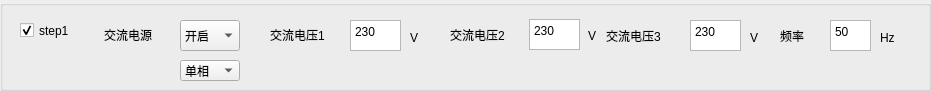
  <widget class="QGroupBox" name="groupBox_6">
   <property name="geometry">
    <rect>
     <x>0</x>
     <y>10</y>
     <width>931</width>
     <height>91</height>
    </rect>
   </property>
   <property name="title">
    <string/>
   </property>
   <widget class="QLabel" name="label_18">
    <property name="geometry">
     <rect>
      <x>880</x>
      <y>30</y>
      <width>20</width>
      <height>16</height>
     </rect>
    </property>
    <property name="text">
     <string>Hz</string>
    </property>
   </widget>
   <widget class="QLabel" name="label_19">
    <property name="geometry">
     <rect>
      <x>780</x>
      <y>20</y>
      <width>41</width>
      <height>31</height>
     </rect>
    </property>
    <property name="text">
     <string>频率</string>
    </property>
   </widget>
   <widget class="QTextEdit" name="textEdit_S1_AC_FR">
    <property name="geometry">
     <rect>
      <x>830</x>
      <y>20</y>
      <width>41</width>
      <height>31</height>
     </rect>
    </property>
    <property name="html">
     <string>&lt;!DOCTYPE HTML PUBLIC &quot;-//W3C//DTD HTML 4.0//EN&quot; &quot;http://www.w3.org/TR/REC-html40/strict.dtd&quot;&gt;
&lt;html&gt;&lt;head&gt;&lt;meta name=&quot;qrichtext&quot; content=&quot;1&quot; /&gt;&lt;style type=&quot;text/css&quot;&gt;
p, li { white-space: pre-wrap; }
&lt;/style&gt;&lt;/head&gt;&lt;body style=&quot; font-family:'宋体'; font-size:10pt; font-weight:400; font-style:normal;&quot;&gt;
&lt;p style=&quot; margin-top:0px; margin-bottom:0px; margin-left:0px; margin-right:0px; -qt-block-indent:0; text-indent:0px;&quot;&gt;&lt;span style=&quot; font-family:'SimSun'; font-size:9pt;&quot;&gt;50&lt;/span&gt;&lt;/p&gt;&lt;/body&gt;&lt;/html&gt;</string>
    </property>
   </widget>
   <widget class="QComboBox" name="comboBox_S1_AC_2">
    <property name="geometry">
     <rect>
      <x>180</x>
      <y>60</y>
      <width>60</width>
      <height>21</height>
     </rect>
    </property>
    <item>
     <property name="text">
      <string>单相</string>
     </property>
    </item>
    <item>
     <property name="text">
      <string>三相</string>
     </property>
    </item>
   </widget>
   <widget class="QLabel" name="label_107">
    <property name="geometry">
     <rect>
      <x>588</x>
      <y>28</y>
      <width>16</width>
      <height>16</height>
     </rect>
    </property>
    <property name="text">
     <string>V</string>
    </property>
   </widget>
   <widget class="QLabel" name="label_113">
    <property name="geometry">
     <rect>
      <x>450</x>
      <y>19</y>
      <width>71</width>
      <height>31</height>
     </rect>
    </property>
    <property name="text">
     <string>交流电压2</string>
    </property>
   </widget>
   <widget class="QComboBox" name="comboBox_S1_AC">
    <property name="geometry">
     <rect>
      <x>180</x>
      <y>20</y>
      <width>60</width>
      <height>31</height>
     </rect>
    </property>
    <item>
     <property name="text">
      <string>开启</string>
     </property>
    </item>
    <item>
     <property name="text">
      <string>关闭</string>
     </property>
    </item>
   </widget>
   <widget class="QLabel" name="label_4">
    <property name="geometry">
     <rect>
      <x>270</x>
      <y>19</y>
      <width>71</width>
      <height>31</height>
     </rect>
    </property>
    <property name="text">
     <string>交流电压1</string>
    </property>
   </widget>
   <widget class="QLabel" name="label_123">
    <property name="geometry">
     <rect>
      <x>606</x>
      <y>25</y>
      <width>71</width>
      <height>21</height>
     </rect>
    </property>
    <property name="text">
     <string>交流电压3</string>
    </property>
   </widget>
   <widget class="QTextEdit" name="textEdit_S1_AC_VOLT_2">
    <property name="geometry">
     <rect>
      <x>529</x>
      <y>19</y>
      <width>51</width>
      <height>31</height>
     </rect>
    </property>
    <property name="acceptDrops">
     <bool>true</bool>
    </property>
    <property name="undoRedoEnabled">
     <bool>true</bool>
    </property>
    <property name="readOnly">
     <bool>false</bool>
    </property>
    <property name="html">
     <string>&lt;!DOCTYPE HTML PUBLIC &quot;-//W3C//DTD HTML 4.0//EN&quot; &quot;http://www.w3.org/TR/REC-html40/strict.dtd&quot;&gt;
&lt;html&gt;&lt;head&gt;&lt;meta name=&quot;qrichtext&quot; content=&quot;1&quot; /&gt;&lt;style type=&quot;text/css&quot;&gt;
p, li { white-space: pre-wrap; }
&lt;/style&gt;&lt;/head&gt;&lt;body style=&quot; font-family:'宋体'; font-size:10pt; font-weight:400; font-style:normal;&quot;&gt;
&lt;p style=&quot; margin-top:0px; margin-bottom:0px; margin-left:0px; margin-right:0px; -qt-block-indent:0; text-indent:0px;&quot;&gt;&lt;span style=&quot; font-family:'SimSun'; font-size:9pt;&quot;&gt;230&lt;/span&gt;&lt;/p&gt;&lt;/body&gt;&lt;/html&gt;</string>
    </property>
   </widget>
   <widget class="QTextEdit" name="textEdit_S1_AC_VOLT">
    <property name="geometry">
     <rect>
      <x>350</x>
      <y>20</y>
      <width>51</width>
      <height>31</height>
     </rect>
    </property>
    <property name="html">
     <string>&lt;!DOCTYPE HTML PUBLIC &quot;-//W3C//DTD HTML 4.0//EN&quot; &quot;http://www.w3.org/TR/REC-html40/strict.dtd&quot;&gt;
&lt;html&gt;&lt;head&gt;&lt;meta name=&quot;qrichtext&quot; content=&quot;1&quot; /&gt;&lt;style type=&quot;text/css&quot;&gt;
p, li { white-space: pre-wrap; }
&lt;/style&gt;&lt;/head&gt;&lt;body style=&quot; font-family:'宋体'; font-size:10pt; font-weight:400; font-style:normal;&quot;&gt;
&lt;p style=&quot; margin-top:0px; margin-bottom:0px; margin-left:0px; margin-right:0px; -qt-block-indent:0; text-indent:0px;&quot;&gt;&lt;span style=&quot; font-family:'SimSun'; font-size:9pt;&quot;&gt;230&lt;/span&gt;&lt;/p&gt;&lt;/body&gt;&lt;/html&gt;</string>
    </property>
   </widget>
   <widget class="QLabel" name="label_5">
    <property name="geometry">
     <rect>
      <x>410</x>
      <y>30</y>
      <width>16</width>
      <height>16</height>
     </rect>
    </property>
    <property name="text">
     <string>V</string>
    </property>
   </widget>
   <widget class="QTextEdit" name="textEdit_S1_AC_VOLT_3">
    <property name="geometry">
     <rect>
      <x>690</x>
      <y>20</y>
      <width>51</width>
      <height>31</height>
     </rect>
    </property>
    <property name="readOnly">
     <bool>false</bool>
    </property>
    <property name="html">
     <string>&lt;!DOCTYPE HTML PUBLIC &quot;-//W3C//DTD HTML 4.0//EN&quot; &quot;http://www.w3.org/TR/REC-html40/strict.dtd&quot;&gt;
&lt;html&gt;&lt;head&gt;&lt;meta name=&quot;qrichtext&quot; content=&quot;1&quot; /&gt;&lt;style type=&quot;text/css&quot;&gt;
p, li { white-space: pre-wrap; }
&lt;/style&gt;&lt;/head&gt;&lt;body style=&quot; font-family:'宋体'; font-size:10pt; font-weight:400; font-style:normal;&quot;&gt;
&lt;p style=&quot; margin-top:0px; margin-bottom:0px; margin-left:0px; margin-right:0px; -qt-block-indent:0; text-indent:0px;&quot;&gt;&lt;span style=&quot; font-family:'SimSun'; font-size:9pt;&quot;&gt;230&lt;/span&gt;&lt;/p&gt;&lt;/body&gt;&lt;/html&gt;</string>
    </property>
   </widget>
   <widget class="QLabel" name="label_3">
    <property name="geometry">
     <rect>
      <x>104</x>
      <y>25</y>
      <width>71</width>
      <height>20</height>
     </rect>
    </property>
    <property name="text">
     <string>交流电源</string>
    </property>
   </widget>
   <widget class="QCheckBox" name="checkBox_S1">
    <property name="geometry">
     <rect>
      <x>20</x>
      <y>20</y>
      <width>81</width>
      <height>21</height>
     </rect>
    </property>
    <property name="text">
     <string>step1</string>
    </property>
    <property name="checked">
     <bool>true</bool>
    </property>
   </widget>
   <widget class="QLabel" name="label_102">
    <property name="geometry">
     <rect>
      <x>750</x>
      <y>30</y>
      <width>16</width>
      <height>16</height>
     </rect>
    </property>
    <property name="text">
     <string>V</string>
    </property>
   </widget>
  </widget>
